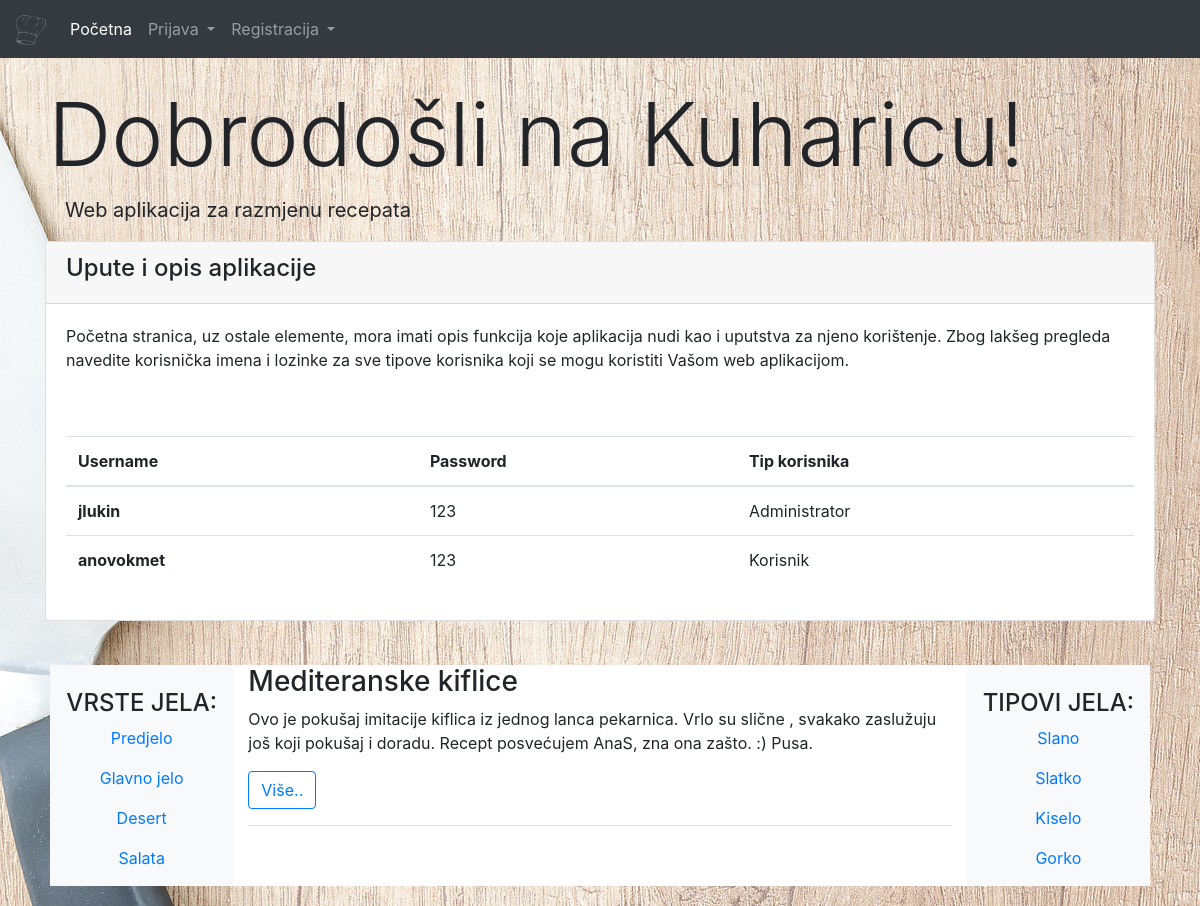
Page /?a=vrsta_jela&id=3 on the committed database.
### tables this page shows
CREATE TABLE IF NOT EXISTS `vrsta_jela` (
  `id` int(10) UNSIGNED NOT NULL AUTO_INCREMENT,
  `naziv` varchar(50) NOT NULL,
  PRIMARY KEY (`id`)
);

CREATE TABLE IF NOT EXISTS `recept` (
  `id` int(10) UNSIGNED NOT NULL AUTO_INCREMENT,
  `naslov` varchar(50) NOT NULL,
  `vk_autora` int(11) NOT NULL,
  `vk_vrsta_jela` int(11) NOT NULL,
  `datum_objavljivanja` date NOT NULL,
  `sastojci` varchar(300) NOT NULL,
  `opis` varchar(500) NOT NULL,
  `tekst_recepta` varchar(800) NOT NULL,
  `ocjena` int(11) NOT NULL,
  `br_pregleda` int(11) NOT NULL,
  PRIMARY KEY (`id`),
  KEY `vk_autora` (`vk_autora`),
  KEY `vk_vrsta_jela` (`vk_vrsta_jela`)
);

CREATE TABLE IF NOT EXISTS `tip` (
  `id` int(10) UNSIGNED NOT NULL AUTO_INCREMENT,
  `naziv` varchar(50) NOT NULL,
  PRIMARY KEY (`id`)
);

### Help/database.php (called while the page is built, shortened)
<?php
class kuharica_baza {
    public static function connect() {
        $c = new mysqli(self::host, self::user, self::pass, self::database);
        $c->query("SET CHARACTER SET utf8");
        return $c;
    }
}
?>

### index.php (called while the page is built, shortened)
<?php
require_once ('Controller/ManagerVrsta_jela.php');
require_once ('Help/database.php');
require_once ('Model/ModelVrsta_jela.php');
require_once ('Model/ModelRecept.php');
require_once ('Controller/ManagerRecept.php');
require_once ('Controller/ManagerTip.php');
require_once ('Model/ModelTip.php');
$rm = new ManagerRecept();
$vjm = new ManagerVrsta_jela();
$vt = new ManagerTip();
if (!isset($_GET['a'])) {
    $a = '';
} else {
    $a = $_GET['a'];
}
switch ($a) {
    case 'vrsta_jela':  $navigacija = 'navigacijaPocetna';
                        $recept = $rm->getRecept('kategorija');
                        $vrsta_jela = $vjm->getVrsta_jela();
                        $vrsta_tipa = $vt->getTip();
                        break;
}
include_once './View/Pocetna.php';
?>

### Controller/ManagerVrsta_jela.php (called while the page is built, shortened)
<?php
class ManagerVrsta_jela{
    private $vise_vrsta_jela = array();
    private $c;
    public function __construct(){
            $this->c = kuharica_baza::connect();
    }
    public function getVrsta_jela(){
        $sql = "SELECT * FROM vrsta_jela";
        $r = $this->c->query($sql);
        while($row = $r->fetch_assoc()){
            $v = new Vrsta_jela();
            $v->setId($row['id']);
            $v->setNaziv($row['naziv']);
            $this->vise_vrsta_jela[] = $v;
        }
        return $this->vise_vrsta_jela;
    }
}
?>

### Model/ModelVrsta_jela.php (called while the page is built, shortened)
<?php
class Vrsta_jela {
    private $id;
    private $naziv;
    public function getId(){return $this->id; }
    public function getNaziv(){return $this->naziv; }
    public function setId($id){ $this->id = $id; }
    public function setNaziv($naziv){ $this->naziv = $naziv; }
}
?>

### Controller/ManagerRecept.php (called while the page is built, shortened)
<?php
class ManagerRecept {
    private $vise_vrsta_recepata = array();
    private $c;
    public function __construct() {
        $this->c = kuharica_baza::connect();
    }
    public function getRecept($prikaz = 'svi') {
        switch ($prikaz) {
            case 'kategorija': $id = $_GET['id'];
                $sql = "SELECT r.id, r.naslov, r.sastojci, r.opis, r.tekst_recepta, r.vk_vrsta_jela, r.datum_objavljivanja, r.br_pregleda, r.ocjena, k.id AS kid, k.ime, k.prezime, v.naziv
                                        FROM recept r
                                        LEFT JOIN vrsta_jela v ON (r.vk_vrsta_jela = v.id)
                                        LEFT JOIN korisnik k ON (r.vk_autora = k.id)
                                        WHERE v.id = $id";
                break;
        }
        $r = $this->c->query($sql);
        while ($row = $r->fetch_assoc()) {
            $v = new Recept();
            $v->setId($row['id']);
            $v->setNaslov($row['naslov']);
            $v->setAutor($row['kid']);
            $v->setVrstaJela($row['vk_vrsta_jela']);
            $v->setDatum($row['datum_objavljivanja']);
            $v->setSastojci($row['sastojci']);
            $v->setOpis($row['opis']);
            $v->setTekstRecepta($row['tekst_recepta']);
            $v->setOcjena($row['ocjena']);
            $v->setBrojPregleda($row['br_pregleda']);
            $this->vise_vrsta_recepata[] = $v;
        }
        return $this->vise_vrsta_recepata;
    }
}
?>

### Model/ModelRecept.php (called while the page is built, shortened)
<?php
class Recept {
    private $id;
    private $naslov;
    private $opis;
    public function getId(){return $this->id;}
    public function getNaslov(){return $this->naslov;}
    public function getOpis(){return $this->opis;}
    public function setId($id){$this->id=$id;}
    public function setNaslov($naslov){$this->naslov=$naslov;}
    public function setOpis($opis){$this->opis=$opis;}
}
?>

### Controller/ManagerTip.php (called while the page is built, shortened)
<?php
class ManagerTip {
    private $vise_vrsta_tipova = array();
    private $c;
    public function __construct(){
            $this->c = kuharica_baza::connect();
    }
    public function getTip(){
        $sql = "SELECT * FROM tip";
        $r = $this->c->query($sql);
        while($row = $r->fetch_assoc()){
            $v = new Tip();
            $v->setId($row['id']);
            $v->setNaziv($row['naziv']);
            $this->vise_vrsta_tipova[] = $v;
        }
        return $this->vise_vrsta_tipova;
    }
}
?>

### Model/ModelTip.php (called while the page is built, shortened)
<?php
class Tip {
    private $id;
    private $naziv;
    public function getId(){return $this->id; }
    public function getNaziv(){return $this->naziv; }
    public function setId($id){ $this->id = $id; }
    public function setNaziv($naziv){ $this->naziv = $naziv; }
}
?>

### View/prikazVrste_jela.php (the view)
<?php
foreach ($vrsta_jela as $v){
    echo '<p><a href="?a=vrsta_jela&id='.$v->getId().'">'.$v->getNaziv().'</a></p>';
}
?>

### View/pregled.php (shortened to what this page needs)
<?php
foreach ($recept as $r) {
    echo '<h3>'.$r->getNaslov().'</h3>';
    echo '<p>'.$r->getOpis().'</p>';
    echo '<p><a class="btn btn-outline-primary" href="?a=recept&id='.$r->getId().'">Više..</a></p>';
    echo '<hr>';
}
?>

### View/prikazTip.php
<?php
foreach ($vrsta_tipa as $v){
    echo '<p><a href="?a=tip&id='.$v->getId().'">'.$v->getNaziv().'</a></p>';
}
?>

### rows in the picture
vrsta_jela: naziv "Predjelo"
vrsta_jela: naziv "Glavno jelo"
vrsta_jela: naziv "Desert"
vrsta_jela: naziv "Salata"
recept: naslov "Mediteranske kiflice", opis "Ovo je pokušaj imitacije kiflica iz jednog lanca pekarnica. Vrlo su slične , svakako zaslužuju još koji pokušaj i doradu. Recept posvećujem AnaS, zna ona zašto. :) Pusa."
tip: naziv "Slano"
tip: naziv "Slatko"
tip: naziv "Kiselo"
tip: naziv "Gorko"
